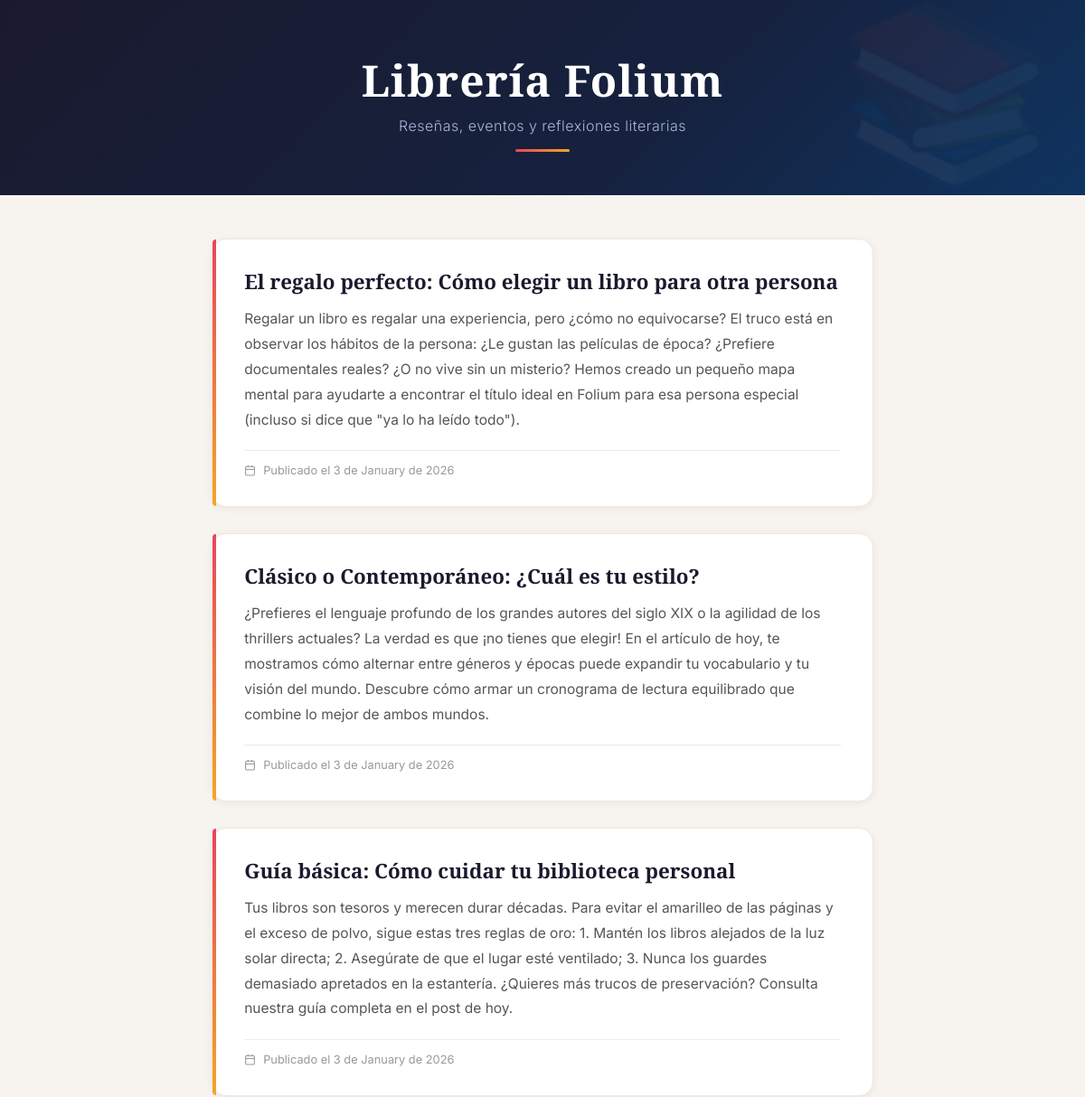
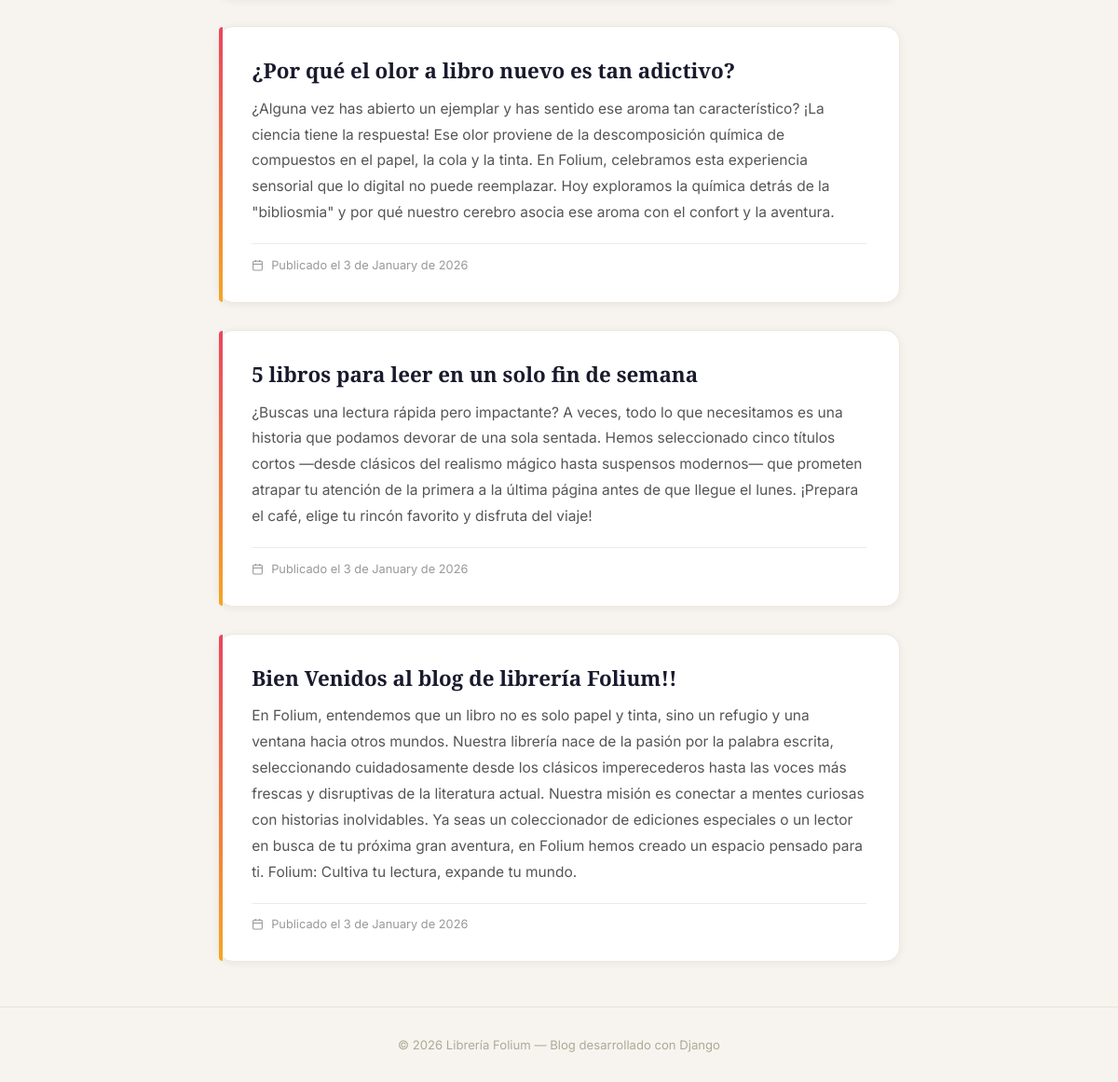
The page / on the database its author committed (2 pictures, top to bottom).
### blog/models.py (models this page shows, shortened)
class Post(models.Model):
    title = models.CharField(max_length=200)                    # Texto corto para el título.
    content = models.TextField()                                # Texto largo para el contenido.
    published_date = models.DateTimeField(auto_now_add=True)    # Fecha que se guarda automáticamente al crear.

### blog/views.py (the view)
# urls.py: path('', views.blog_home, name='blog_home'),  # Ruta principal del blog.
def blog_home(request):
    posts = Post.objects.all().order_by('-published_date')
    return render(request, 'blog/home.html', {'posts': posts})

### blog/templates/blog/home.html (shortened to what this page needs)
<!DOCTYPE html>
<html lang="es">
<head>
</head>
<body>
    <header>
        <h1>Librería Folium</h1>
        <p>Reseñas, eventos y reflexiones literarias</p>
        <div class="header-line"></div>
    </header>
    <main>
        {% for post in posts %}
        <article>
            <h2 class="post-title">{{ post.title }}</h2>
            <p class="post-content">{{ post.content }}</p>
            <div class="post-footer">
                <svg width="13" height="13" viewBox="0 0 24 24" fill="none" stroke="currentColor" stroke-width="2">
                    <rect x="3" y="4" width="18" height="18" rx="2"/><line x1="16" y1="2" x2="16" y2="6"/>
                    <line x1="8" y1="2" x2="8" y2="6"/><line x1="3" y1="10" x2="21" y2="10"/>
                </svg>
                Publicado el {{ post.published_date|date:"j \d\e F \d\e Y" }}
            </div>
        </article>
        {% empty %}
        <div class="empty">
            <span>✍️</span>
            <p>Aún no hay publicaciones. ¡Vuelve pronto!</p>
        </div>
        {% endfor %}
    </main>
    <footer>
        &copy; 2026 Librería Folium &mdash; Blog desarrollado con Django
    </footer>
</body>
</html>

### blog/templates/blog/home.html (style rules this page uses)
*, *::before, *::after { box-sizing: border-box; margin: 0; padding: 0; }
body { font-family: 'Inter', sans-serif; background: #f7f4ef; color: #2d2d2d; min-height: 100vh; }
header { background: linear-gradient(135deg, #1a1a2e 0%, #16213e 60%, #0f3460 100%); color: #fff; padding: 3.5rem 2rem 3rem; text-align: center; position: relative; overflow: hidden; }
header::before { content: '📚'; position: absolute; font-size: 12rem; opacity: 0.05; top: -1rem; right: 2rem; pointer-events: none; }
header h1 { font-family: 'Playfair Display', serif; font-size: clamp(2rem, 5vw, 3rem); letter-spacing: 1px; margin-bottom: 0.5rem; }
header p { font-size: 1rem; color: #a8b8d8; font-weight: 300; letter-spacing: 0.5px; }
.header-line { width: 60px; height: 3px; background: linear-gradient(90deg, #e94560, #f5a623); border-radius: 2px; margin: 1rem auto 0; }
main { max-width: 780px; margin: 3rem auto; padding: 0 1.5rem; }
article { background: #ffffff; border-radius: 16px; padding: 2rem 2.2rem; margin-bottom: 1.8rem; box-shadow: 0 2px 8px rgba(0,0,0,0.06); border: 1px solid #ede8e0; transition: transform 0.2s ease, box-shadow 0.2s ease; position: relative; }
article::before { content: ''; position: absolute; left: 0; top: 0; bottom: 0; width: 4px; background: linear-gradient(180deg, #e94560, #f5a623); border-radius: 16px 0 0 16px; }
.post-title { font-family: 'Playfair Display', serif; font-size: 1.4rem; color: #1a1a2e; margin-bottom: 0.8rem; line-height: 1.3; }
.post-content { font-size: 0.97rem; color: #555; line-height: 1.8; margin-bottom: 1.2rem; }
.post-footer { display: flex; align-items: center; gap: 0.5rem; font-size: 0.8rem; color: #999; border-top: 1px solid #f0ebe3; padding-top: 0.9rem; }
.post-footer svg { flex-shrink: 0; }
footer { text-align: center; padding: 2rem 1rem; font-size: 0.82rem; color: #b0a898; border-top: 1px solid #e8e2d9; margin-top: 2rem; }

### rows shown on the page
Post: title "El regalo perfecto: Cómo elegir un libro para otra persona", content "Regalar un libro es regalar una experiencia, pero ¿cómo no equivocarse? El truco está en observar los hábitos de la persona: ¿Le gustan las películas de época? ¿Prefiere documentales reales? ¿O no vive sin un misterio? Hemos creado un pequeño mapa mental para ayudarte a encontrar el título ideal en Folium para esa persona especial (incluso si dice que \"ya lo ha leído todo\").", published_date "3 de January de 2026"
Post: title "Clásico o Contemporáneo: ¿Cuál es tu estilo?", content "¿Prefieres el lenguaje profundo de los grandes autores del siglo XIX o la agilidad de los thrillers actuales? La verdad es que ¡no tienes que elegir! En el artículo de hoy, te mostramos cómo alternar entre géneros y épocas puede expandir tu vocabulario y tu visión del mundo. Descubre cómo armar un cronograma de lectura equilibrado que combine lo mejor de ambos mundos.", published_date "3 de January de 2026"
Post: title "Guía básica: Cómo cuidar tu biblioteca personal", content "Tus libros son tesoros y merecen durar décadas. Para evitar el amarilleo de las páginas y el exceso de polvo, sigue estas tres reglas de oro: 1. Mantén los libros alejados de la luz solar directa; 2. Asegúrate de que el lugar esté ventilado; 3. Nunca los guardes demasiado apretados en la estantería. ¿Quieres más trucos de preservación? Consulta nuestra guía completa en el post de hoy.", published_date "3 de January de 2026"
Post: title "¿Por qué el olor a libro nuevo es tan adictivo?", content "¿Alguna vez has abierto un ejemplar y has sentido ese aroma tan característico? ¡La ciencia tiene la respuesta! Ese olor proviene de la descomposición química de compuestos en el papel, la cola y la tinta. En Folium, celebramos esta experiencia sensorial que lo digital no puede reemplazar. Hoy exploramos la química detrás de la \"bibliosmia\" y por qué nuestro cerebro asocia ese aroma con el confort y la aventura.", published_date "3 de January de 2026"
Post: title "5 libros para leer en un solo fin de semana", content "¿Buscas una lectura rápida pero impactante? A veces, todo lo que necesitamos es una historia que podamos devorar de una sola sentada. Hemos seleccionado cinco títulos cortos —desde clásicos del realismo mágico hasta suspensos modernos— que prometen atrapar tu atención de la primera a la última página antes de que llegue el lunes. ¡Prepara el café, elige tu rincón favorito y disfruta del viaje!", published_date "3 de January de 2026"
Post: title "Bien Venidos al blog de librería Folium!!", content "En Folium, entendemos que un libro no es solo papel y tinta, sino un refugio y una ventana hacia otros mundos. Nuestra librería nace de la pasión por la palabra escrita, seleccionando cuidadosamente desde los clásicos imperecederos hasta las voces más frescas y disruptivas de la literatura actual. Nuestra misión es conectar a mentes curiosas con historias inolvidables. Ya seas un coleccionador de ediciones especiales o un lector en busca de tu próxima gran aventura, en Folium hemos creado un espacio pensado para ti. Folium: Cultiva tu lectura, expande tu mundo.", published_date "3 de January de 2026"
